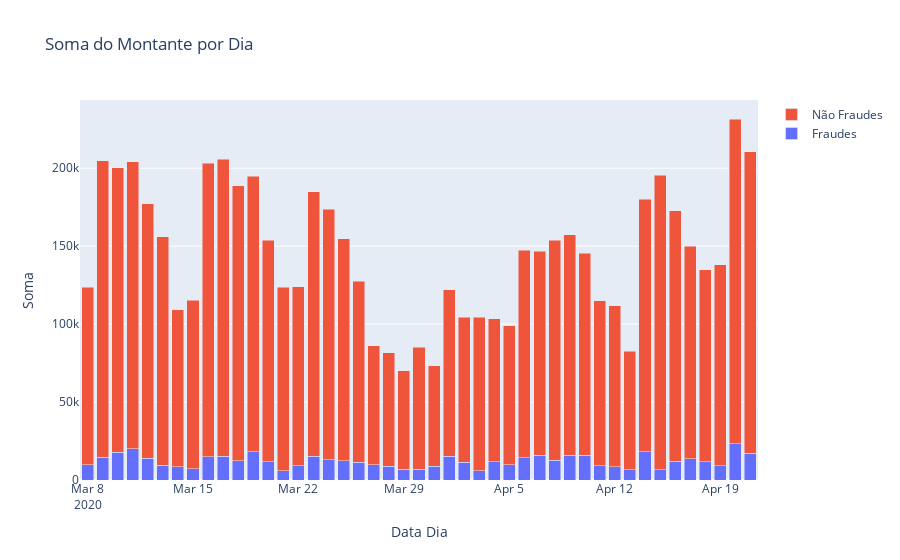

Source (notebook cell):
### Code cell
import plotly.graph_objs as go

soma_fraudes = df[df['fraude'] == 1].groupby('data_dia')['monto'].sum()
soma_nao_fraudes = df[df['fraude'] == 0].groupby('data_dia')['monto'].sum()

# Plotando o gráfico com Plotly
fig = go.Figure()

fig.add_trace(go.Bar(x=soma_fraudes.index, y=soma_fraudes, name='Fraudes'))
fig.add_trace(go.Bar(x=soma_nao_fraudes.index, y=soma_nao_fraudes, name='Não Fraudes'))

fig.update_layout(title='Soma do Montante por Dia',
                  xaxis_title='Data Dia',
                  yaxis_title='Soma',
                  barmode='stack')

fig.show()
